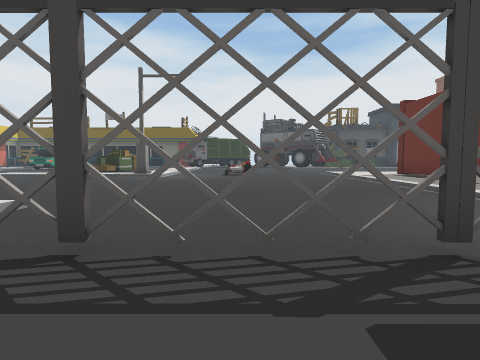
[1] (above)

24 first-person views from a walk through a scene from a Unity 3-D project. The camera is 1.3 m above the floor, tilts 4° down and sees 80° across. The floor is counted in squares, 2 m on a side. Each view is taken from the middle of a square. On the plan, view 1 faces up. The plan holds only what a view shows up to about 9 squares ahead; the rest is blank. The place goes on beyond the plan. The player is left out.

[2]
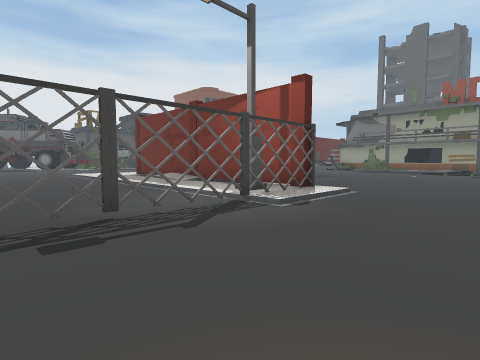

[3]
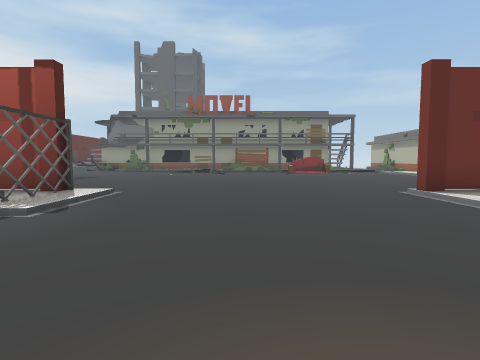

[4]
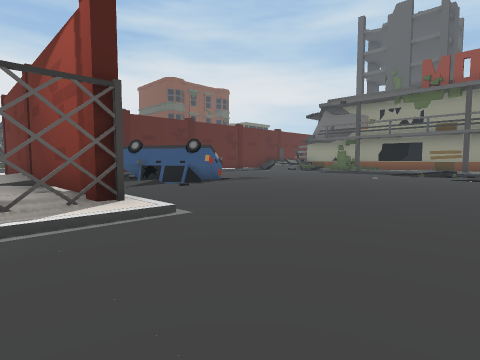

[5]
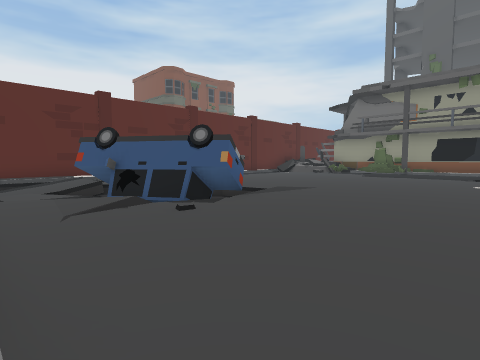

[6]
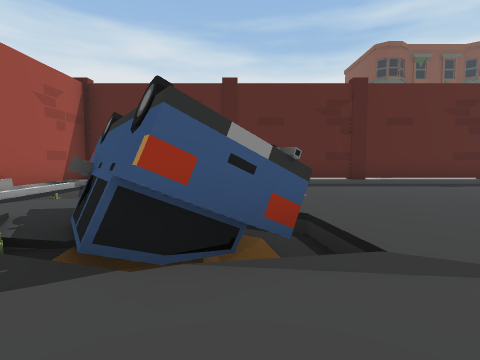

[7]
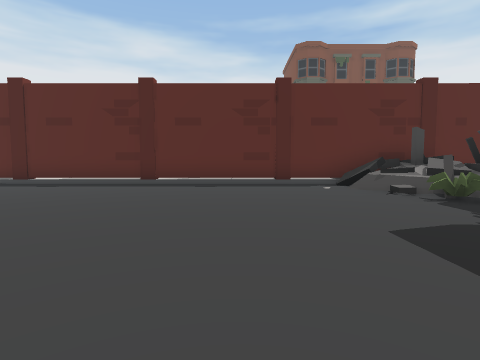

[8]
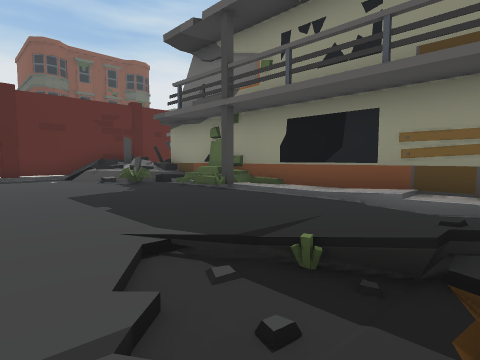

[9]
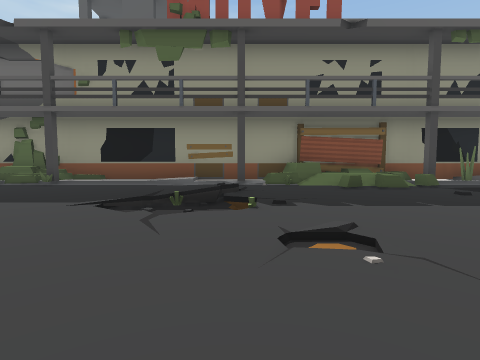

[10]
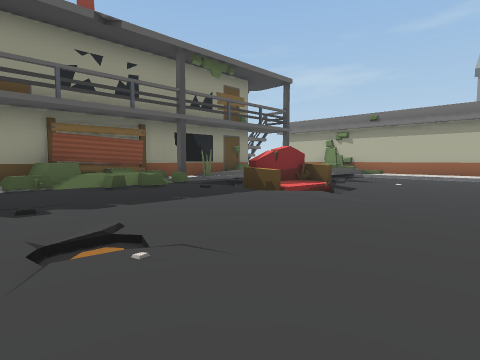

[11]
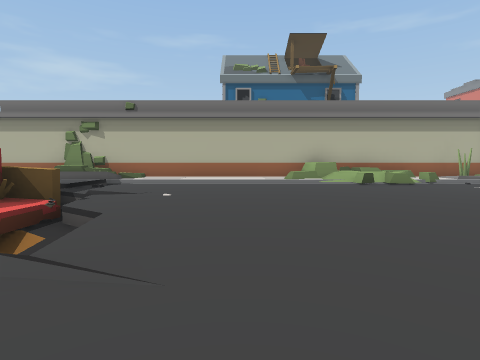

[12]
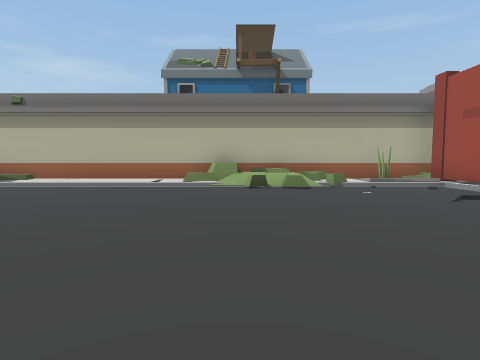

[13]
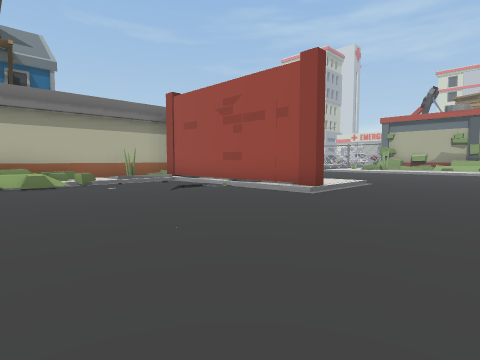

[14]
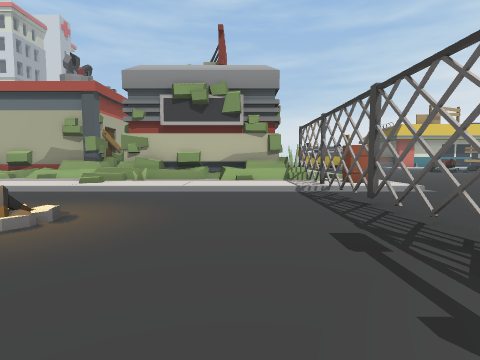

[15]
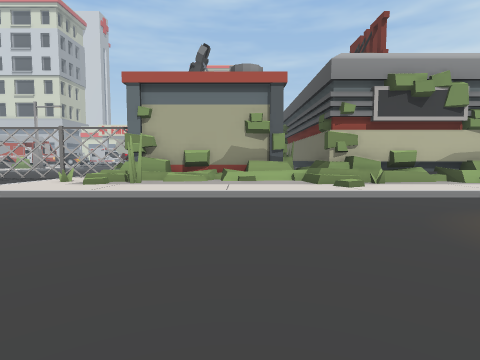

[16]
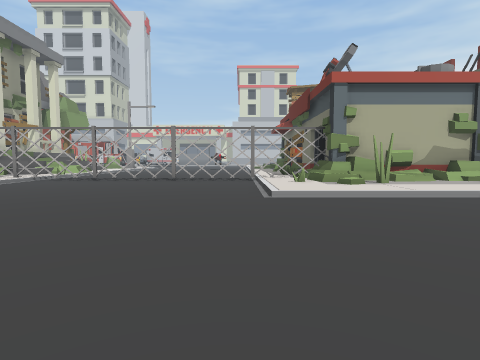

[17]
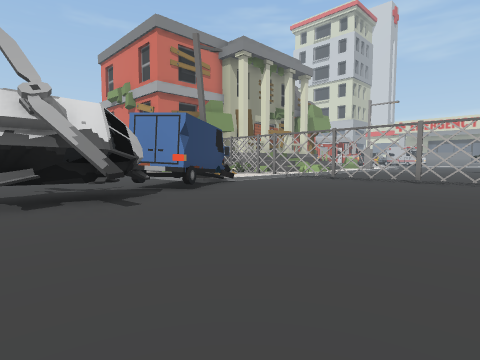

[18]
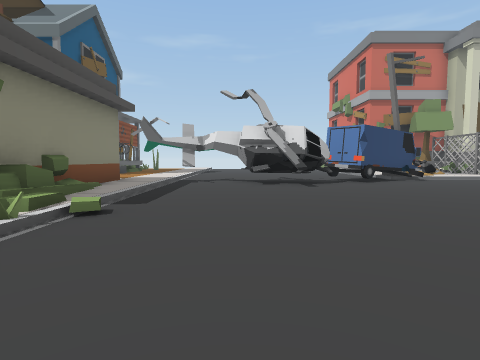

[19]
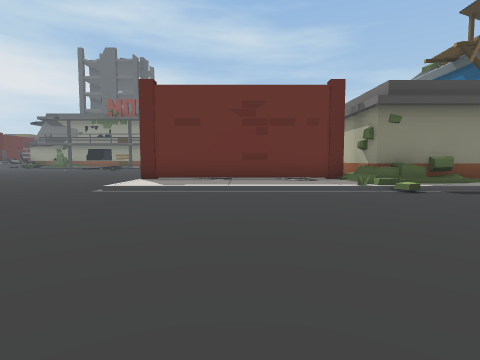

[20]
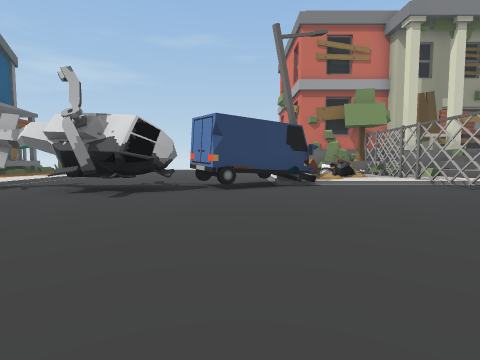

[21]
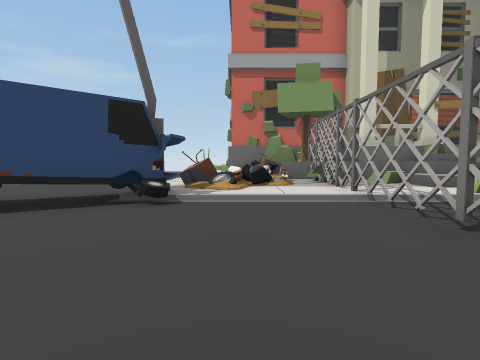

[22]
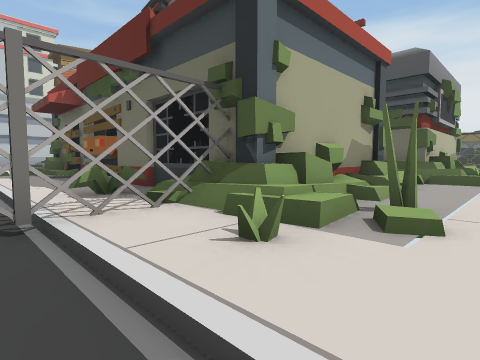

[23]
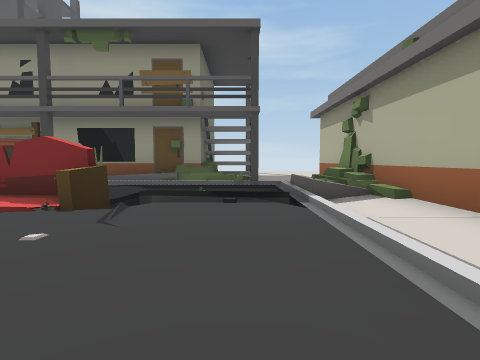

[24]
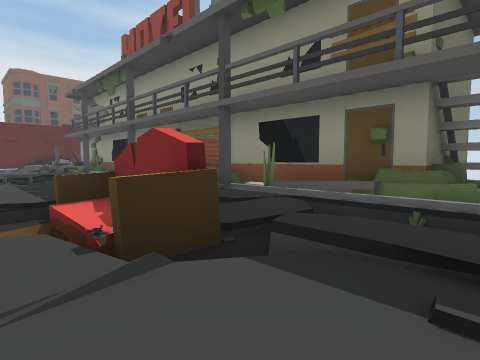

### Floor plan
Key: @ floor where view 1 was taken; # wall or solid block; x gap in a wall; . main floor; : floor 0.25 m higher than the main floor; - floor 0.25 m lower than the main floor; + floor 0.5 m higher than the main floor; _ floor 0.5 m lower than the main floor; / step, stairs or slope; = window, fence, low wall or low ledge; ^ raised ledge; T thing the floor can be seen under or through; S sofa; B barrel; O other object.
Columns run from 9 left of view 1 to 24 right of it. Each row starts with its distance up from view 1.
 12                 ##  ###:#  :#
 11                #./##///#///#/#####
 10                #////........./##
  9      .........:#//// ......../=#
  8    ...........:#//OO ........==#
  7    ...........:# .OO/........==#
  6    ...........:#///OO/.........##
  5    ...........:#/.=OO/........#/#
  4      .........:#/............../#
  3     :B........##/..............:#
  2    ####x#x#xTT##/........../...:#
  1    #::/......////........../////#
  0    #+:/..@................./=/#:#
 -1    #::/........................=#
 -2    #::/../..........   ......./##
 -3    #=:/.. ............ .......//#
 -4    #+//............... .......=##
 -5    #::/.................../SS/##
 -6   ##::/......////.........//S/.#
 -7   ##::/....../:#/.........//S-_#
 -8   #^::/....../:#//........./_._#
 -9 #####:/....../:#//..........#.-#
-10 =:T#=:/....../:#/...........:._#
-11 =:T:::/....../:#// ===//////=..
-12  .x........../:#:####^^ ::/./##
-13  .#........../#################
-14  .x........../#
-15  .#........../##
-16   x.......T../:#
-17  .x......TTT./:#
-18  .#../TTT  .#/
-19 =:x::TT ...../:
-20  :x//O/....../:
-21  =#= :/....
-22 #=#O     ..
-23 ^ #

Where each view was taken, in squares from view 1:
view 1: 0 up, 0 right, facing up
view 2: 2 down, 0 right, facing up-right
view 3: 2 down, 0 right, facing right
view 4: 2 down, 5 right, facing up-right
view 5: 1 up, 7 right, facing up-right
view 6: 3 up, 11 right, facing up
view 7: 3 up, 17 right, facing up
view 8: 0 up, 17 right, facing up-right
view 9: 0 up, 14 right, facing right
view 10: 0 up, 14 right, facing down-right
view 11: 3 down, 15 right, facing down
view 12: 4 down, 12 right, facing down
view 13: 3 down, 12 right, facing down-left
view 14: 0 up, 3 right, facing left
view 15: 6 down, 2 right, facing left
view 16: 12 down, 2 right, facing left
view 17: 12 down, 2 right, facing down-left
view 18: 9 down, 2 right, facing down
view 19: 9 down, 2 left, facing right
view 20: 11 down, 2 left, facing down
view 21: 14 down, 5 left, facing down
view 22: 12 down, 4 left, facing up-left
view 23: 10 down, 14 right, facing right
view 24: 10 down, 17 right, facing up-right
